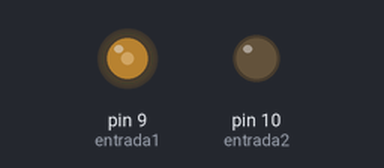
A sketch run on a simulated Arduino Uno, built with avr-gcc and run on an emulated ATmega328P. On the bench: output pins drawn as LEDs (lit = HIGH).

Above: at 0.05 s.
At 6.0 s:
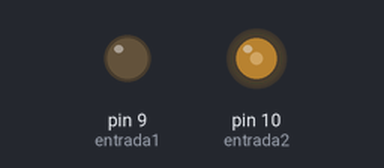
Timing chart, 0 to 7.8 s (numbered marks = the images above):
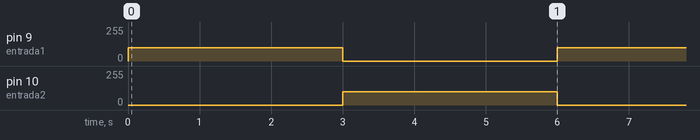

Measured:
- by itself, pin 9 (entrada1), pin 10 (entrada2): alternates 100/255 for 3.0 s and 0/255 for 3.0 s

The sketch:

graduarVelocidadPuenteH.ino
```cpp
int entrada1 = 9;
int entrada2 = 10;
int velocidad = 100;

void setup() {
  pinMode(entrada1, OUTPUT);
  pinMode(entrada2, OUTPUT);
}

void loop() {
  analogWrite(entrada1, 100);
  analogWrite(entrada2, 0);
  delay(3000);

  analogWrite(entrada1, 0);
  analogWrite(entrada2, 100);
  delay(3000);
}
```
